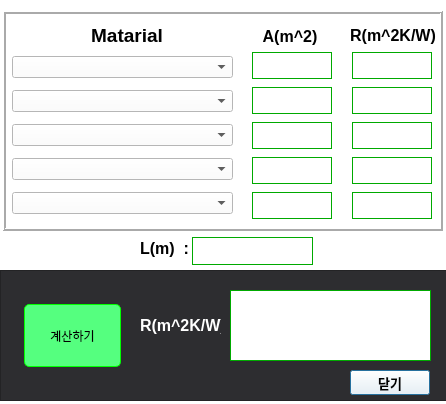
<?xml version="1.0" encoding="UTF-8"?>
<ui version="4.0">
 <class>R3</class>
 <widget class="QDialog" name="R3">
  <property name="geometry">
   <rect>
    <x>0</x>
    <y>0</y>
    <width>446</width>
    <height>404</height>
   </rect>
  </property>
  <property name="windowTitle">
   <string>Dialog</string>
  </property>
  <property name="styleSheet">
   <string notr="true">QWidget {
background-color: rgb(255, 255, 255);
color: rgb(0, 0, 0);
}
QLineEdit {
border:1px solid rgb(0, 170, 0);
background-color: rgb(255, 255, 255);
color: rgb(0, 0, 0);
}
QLineEdit:disabled {
border:1px solid rgb(67, 67, 70);
background-color: rgb(45, 45, 48);
color: rgb(255, 255, 255);
}
</string>
  </property>
  <widget class="QLineEdit" name="Linput">
   <property name="geometry">
    <rect>
     <x>192</x>
     <y>237</y>
     <width>121</width>
     <height>28</height>
    </rect>
   </property>
   <property name="font">
    <font>
     <family>Arial</family>
     <pointsize>14</pointsize>
    </font>
   </property>
   <property name="text">
    <string/>
   </property>
  </widget>
  <widget class="QLabel" name="label_6">
   <property name="geometry">
    <rect>
     <x>139</x>
     <y>233</y>
     <width>51</width>
     <height>31</height>
    </rect>
   </property>
   <property name="font">
    <font>
     <family>Arial</family>
     <pointsize>12</pointsize>
     <weight>75</weight>
     <bold>true</bold>
    </font>
   </property>
   <property name="text">
    <string>L(m)  :</string>
   </property>
   <property name="alignment">
    <set>Qt::AlignCenter</set>
   </property>
  </widget>
  <widget class="QFrame" name="frame">
   <property name="geometry">
    <rect>
     <x>0</x>
     <y>270</y>
     <width>461</width>
     <height>131</height>
    </rect>
   </property>
   <property name="styleSheet">
    <string notr="true">QFrame {
background-color: rgb(45, 45, 48);
color: rgb(255, 255, 255);
}
QFrame.QLineEdit {
border:1px solid rgb(0, 170, 0);
background-color: rgb(255, 255, 255);
color: rgb(0, 0, 0);
}
QFrame.QTextBrowser {
border:1px solid rgb(0, 170, 0);
background-color: rgb(255, 255, 255);
color: rgb(0, 0, 0);
}</string>
   </property>
   <property name="frameShape">
    <enum>QFrame::StyledPanel</enum>
   </property>
   <property name="frameShadow">
    <enum>QFrame::Raised</enum>
   </property>
   <widget class="QLabel" name="label_3">
    <property name="geometry">
     <rect>
      <x>140</x>
      <y>40</y>
      <width>81</width>
      <height>31</height>
     </rect>
    </property>
    <property name="font">
     <font>
      <family>Arial</family>
      <pointsize>12</pointsize>
      <weight>75</weight>
      <bold>true</bold>
     </font>
    </property>
    <property name="text">
     <string>R(m^2K/W)  :</string>
    </property>
   </widget>
   <widget class="QTextBrowser" name="Rtotal">
    <property name="geometry">
     <rect>
      <x>230</x>
      <y>20</y>
      <width>201</width>
      <height>71</height>
     </rect>
    </property>
    <property name="font">
     <font>
      <family>Arial</family>
      <pointsize>14</pointsize>
     </font>
    </property>
   </widget>
   <widget class="QPushButton" name="Closebutton">
    <property name="geometry">
     <rect>
      <x>350</x>
      <y>100</y>
      <width>80</width>
      <height>25</height>
     </rect>
    </property>
    <property name="font">
     <font>
      <family>Arial</family>
      <pointsize>10</pointsize>
      <weight>75</weight>
      <bold>true</bold>
     </font>
    </property>
    <property name="text">
     <string>닫기</string>
    </property>
   </widget>
   <widget class="QPushButton" name="Calbutton">
    <property name="geometry">
     <rect>
      <x>22</x>
      <y>30</y>
      <width>101</width>
      <height>71</height>
     </rect>
    </property>
    <property name="font">
     <font>
      <pointsize>-1</pointsize>
      <underline>false</underline>
      <strikeout>false</strikeout>
     </font>
    </property>
    <property name="styleSheet">
     <string notr="true">QPushButton {
  background-color: rgb(85, 255, 127); /* Green */
  border: 1px solid rgb(0, 255, 0);
  border-radius: 5px;
  color: black;
  padding: 10px 20px;
  text-align: center;
  text-decoration: none;
  display: inline-block;
  font-size: 12px;
  margin: 4px 2px;
  -webkit-transition-duration: 0.4s; /* Safari */
  transition-duration: 0.4s;
  cursor: pointer;
}

QPushButton:hover {
  background-color: #4CAF50;
  color: white;
}</string>
    </property>
    <property name="text">
     <string>계산하기</string>
    </property>
   </widget>
  </widget>
  <widget class="QFrame" name="frame_2">
   <property name="geometry">
    <rect>
     <x>2</x>
     <y>10</y>
     <width>441</width>
     <height>221</height>
    </rect>
   </property>
   <property name="frameShape">
    <enum>QFrame::Box</enum>
   </property>
   <property name="frameShadow">
    <enum>QFrame::Raised</enum>
   </property>
   <property name="lineWidth">
    <number>2</number>
   </property>
   <widget class="QWidget" name="verticalLayoutWidget">
    <property name="geometry">
     <rect>
      <x>10</x>
      <y>40</y>
      <width>221</width>
      <height>171</height>
     </rect>
    </property>
    <layout class="QVBoxLayout" name="verticalLayout">
     <property name="spacing">
      <number>6</number>
     </property>
     <item>
      <widget class="QComboBox" name="comboBox_1"/>
     </item>
     <item>
      <widget class="QComboBox" name="comboBox_2"/>
     </item>
     <item>
      <widget class="QComboBox" name="comboBox_3"/>
     </item>
     <item>
      <widget class="QComboBox" name="comboBox_4"/>
     </item>
     <item>
      <widget class="QComboBox" name="comboBox_5"/>
     </item>
    </layout>
   </widget>
   <widget class="QWidget" name="verticalLayoutWidget_2">
    <property name="geometry">
     <rect>
      <x>250</x>
      <y>40</y>
      <width>80</width>
      <height>171</height>
     </rect>
    </property>
    <layout class="QVBoxLayout" name="verticalLayout_2">
     <item>
      <widget class="QLineEdit" name="Ainput1">
       <property name="font">
        <font>
         <family>Arial</family>
         <pointsize>14</pointsize>
        </font>
       </property>
       <property name="text">
        <string/>
       </property>
      </widget>
     </item>
     <item>
      <widget class="QLineEdit" name="Ainput2">
       <property name="font">
        <font>
         <family>Arial</family>
         <pointsize>14</pointsize>
        </font>
       </property>
       <property name="text">
        <string/>
       </property>
      </widget>
     </item>
     <item>
      <widget class="QLineEdit" name="Ainput3">
       <property name="font">
        <font>
         <family>Arial</family>
         <pointsize>14</pointsize>
        </font>
       </property>
       <property name="text">
        <string/>
       </property>
      </widget>
     </item>
     <item>
      <widget class="QLineEdit" name="Ainput4">
       <property name="font">
        <font>
         <family>Arial</family>
         <pointsize>14</pointsize>
        </font>
       </property>
       <property name="text">
        <string/>
       </property>
      </widget>
     </item>
     <item>
      <widget class="QLineEdit" name="Ainput5">
       <property name="font">
        <font>
         <family>Arial</family>
         <pointsize>14</pointsize>
        </font>
       </property>
       <property name="text">
        <string/>
       </property>
      </widget>
     </item>
    </layout>
   </widget>
   <widget class="QWidget" name="verticalLayoutWidget_3">
    <property name="geometry">
     <rect>
      <x>350</x>
      <y>40</y>
      <width>80</width>
      <height>171</height>
     </rect>
    </property>
    <layout class="QVBoxLayout" name="verticalLayout_3">
     <item>
      <widget class="QLineEdit" name="Routput1">
       <property name="font">
        <font>
         <family>Arial</family>
         <pointsize>14</pointsize>
        </font>
       </property>
       <property name="text">
        <string/>
       </property>
      </widget>
     </item>
     <item>
      <widget class="QLineEdit" name="Routput2">
       <property name="font">
        <font>
         <family>Arial</family>
         <pointsize>14</pointsize>
        </font>
       </property>
       <property name="text">
        <string/>
       </property>
      </widget>
     </item>
     <item>
      <widget class="QLineEdit" name="Routput3">
       <property name="font">
        <font>
         <family>Arial</family>
         <pointsize>14</pointsize>
        </font>
       </property>
       <property name="text">
        <string/>
       </property>
      </widget>
     </item>
     <item>
      <widget class="QLineEdit" name="Routput4">
       <property name="font">
        <font>
         <family>Arial</family>
         <pointsize>14</pointsize>
        </font>
       </property>
       <property name="text">
        <string/>
       </property>
      </widget>
     </item>
     <item>
      <widget class="QLineEdit" name="Routput5">
       <property name="font">
        <font>
         <family>Arial</family>
         <pointsize>14</pointsize>
        </font>
       </property>
       <property name="text">
        <string/>
       </property>
      </widget>
     </item>
    </layout>
   </widget>
   <widget class="QLabel" name="label_1">
    <property name="geometry">
     <rect>
      <x>80</x>
      <y>15</y>
      <width>90</width>
      <height>21</height>
     </rect>
    </property>
    <property name="font">
     <font>
      <family>Arial</family>
      <pointsize>14</pointsize>
      <weight>75</weight>
      <bold>true</bold>
     </font>
    </property>
    <property name="text">
     <string>Matarial</string>
    </property>
    <property name="alignment">
     <set>Qt::AlignCenter</set>
    </property>
   </widget>
   <widget class="QLabel" name="label_4">
    <property name="geometry">
     <rect>
      <x>243</x>
      <y>16</y>
      <width>90</width>
      <height>20</height>
     </rect>
    </property>
    <property name="font">
     <font>
      <family>Arial</family>
      <pointsize>12</pointsize>
      <weight>75</weight>
      <bold>true</bold>
     </font>
    </property>
    <property name="text">
     <string>A(m^2)</string>
    </property>
    <property name="alignment">
     <set>Qt::AlignCenter</set>
    </property>
   </widget>
   <widget class="QLabel" name="label_5">
    <property name="geometry">
     <rect>
      <x>346</x>
      <y>15</y>
      <width>90</width>
      <height>21</height>
     </rect>
    </property>
    <property name="font">
     <font>
      <family>Arial</family>
      <pointsize>12</pointsize>
      <weight>75</weight>
      <bold>true</bold>
     </font>
    </property>
    <property name="text">
     <string>R(m^2K/W)</string>
    </property>
    <property name="alignment">
     <set>Qt::AlignCenter</set>
    </property>
   </widget>
  </widget>
 </widget>
 <resources/>
 <connections/>
</ui>
